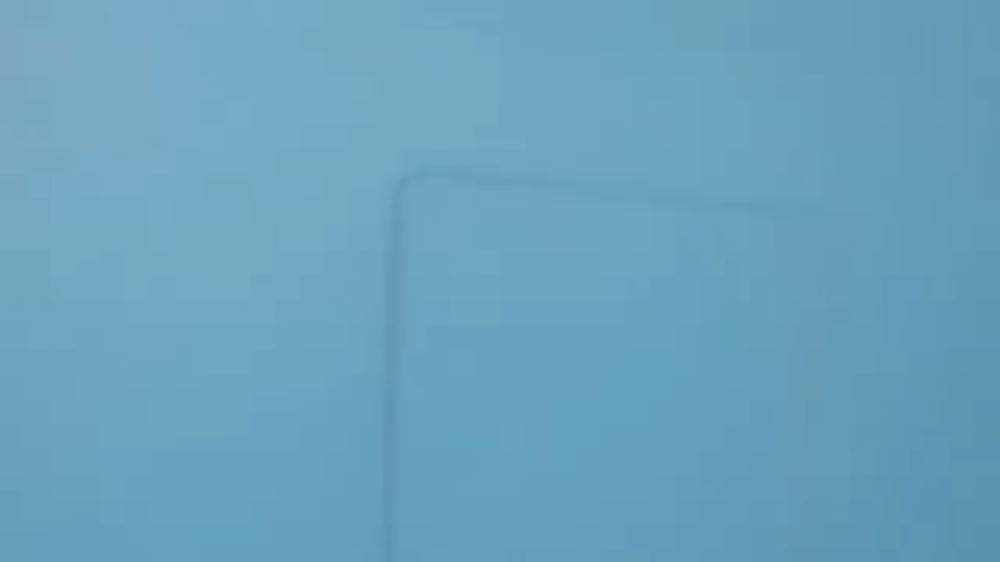
%> input picture images/1.png, 1000 x 562 px, shrunk from 1366 x 768 before the run
$ octave --eval "result = adapt_histogram(imread('images/1.png'));"   (GNU Octave 9; MATLAB toolbox functions it lacks are replaced by stand-ins)
%> lines starting %> are read from the running program, lines starting %| are printed output that depends on the picture
function result = adapt_histogram(img)
    img_gray = rgb2gray(img);
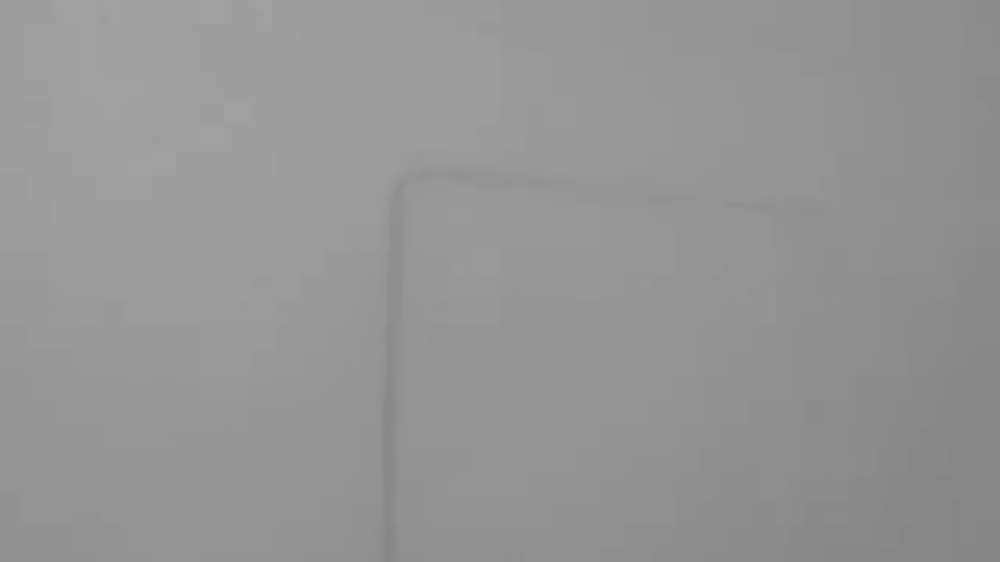
%> img_gray: size 562x1000 uint8; min 133, max 160, mean 148.8
    img_gray_eq = histeq(img_gray);
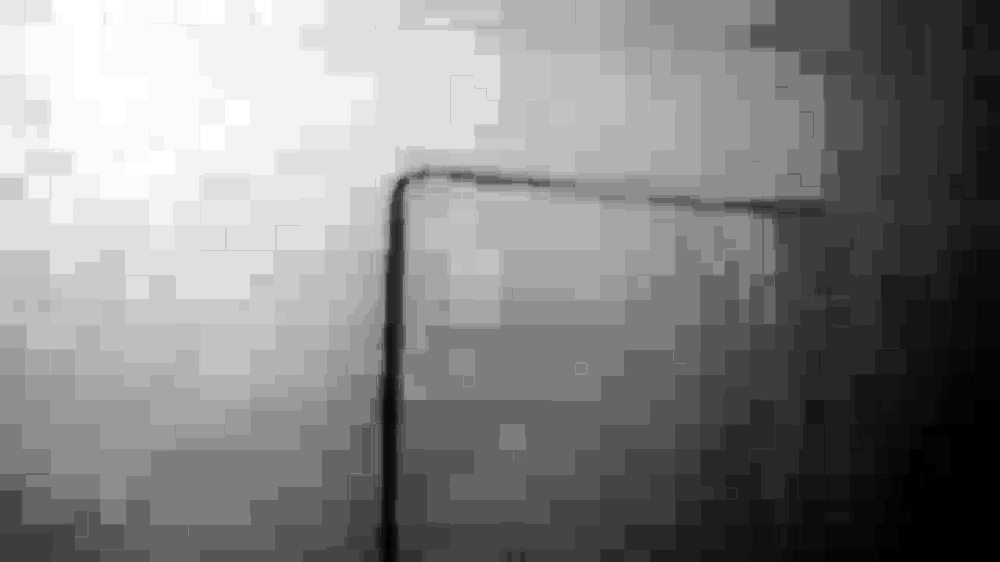
%> img_gray_eq: size 562x1000 uint8; min 0, max 255, mean 131.9
    result = cat(3, img_gray_eq, img(:, :, 2), img(:, :, 3));
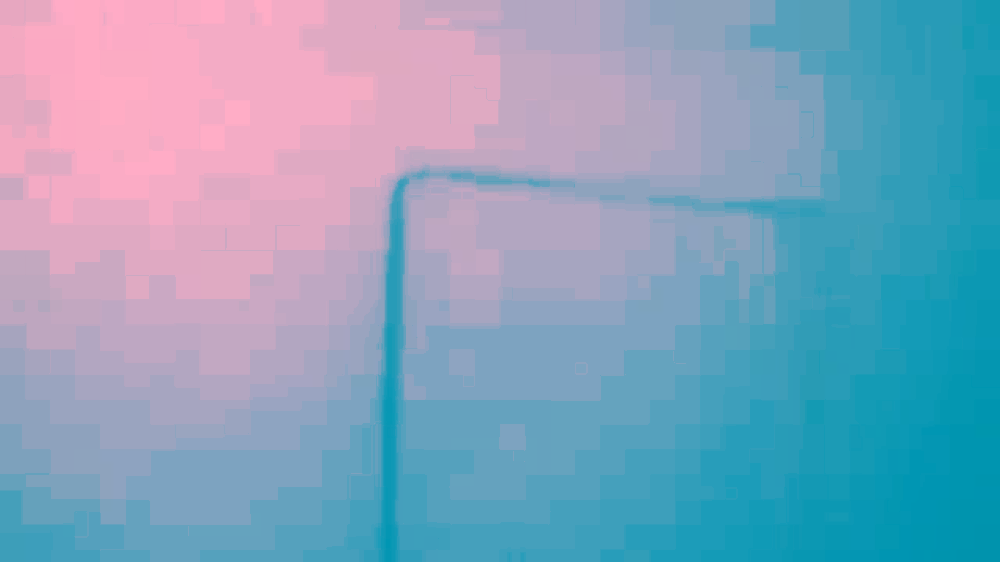
%> result: size 562x1000x3 uint8; mean R, G, B 131.9, 162.7, 189.5
end

$ run again, on images/5.png
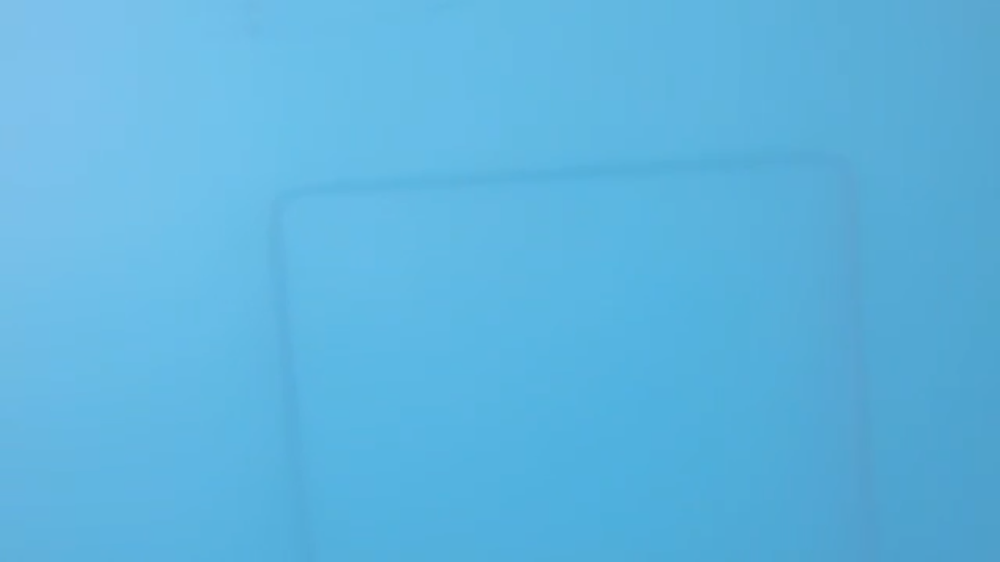
%> input picture images/5.png, 1000 x 562 px, shrunk from 1366 x 768 before the run
%> in adapt_histogram, `img_gray_eq = histeq(img_gray);`:
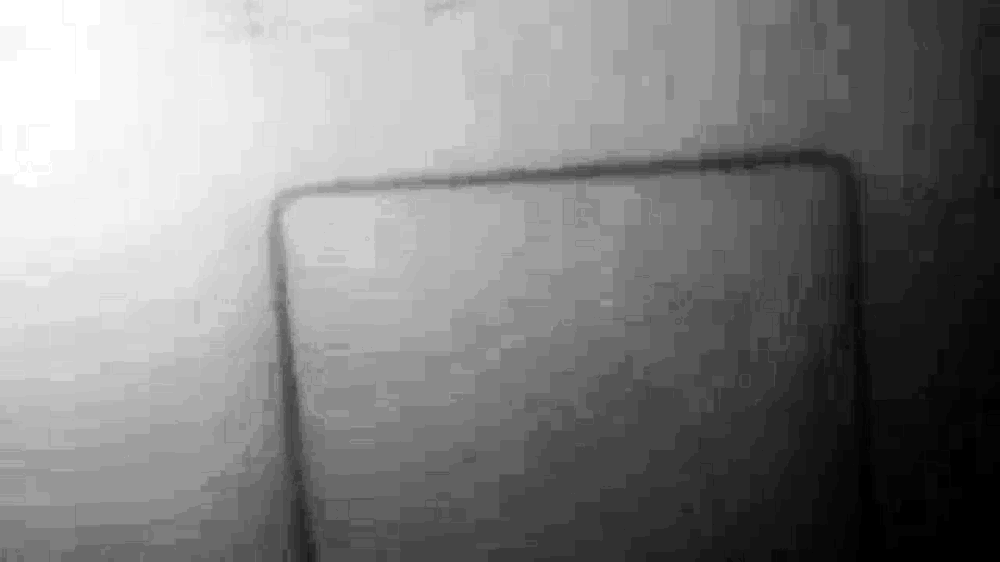
%> img_gray_eq: size 562x1000 uint8; min 0, max 255, mean 129.6
%> in adapt_histogram, `result = cat(3, img_gray_eq, img(:, :, 2), img(:, :, 3));`:
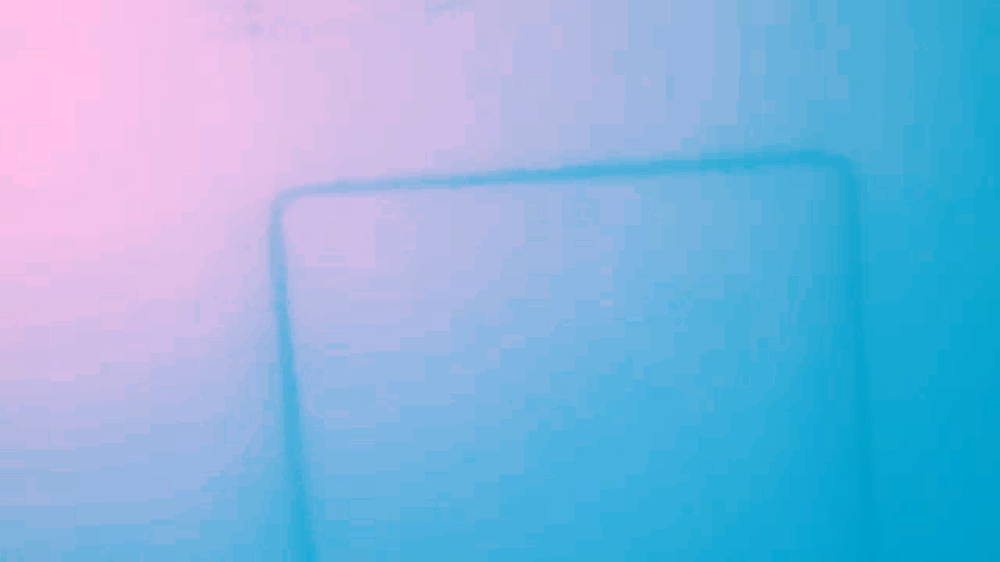
%> result: size 562x1000x3 uint8; mean R, G, B 129.6, 180.8, 223.5
